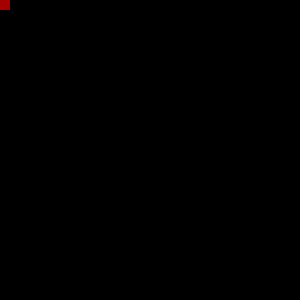
Frame 1 (no input)
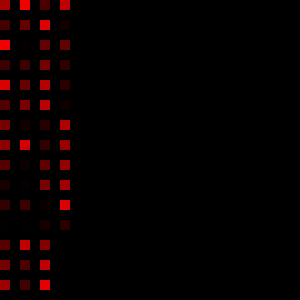
Frame 60 (the mouse pressed at the canvas centre just before this capture)
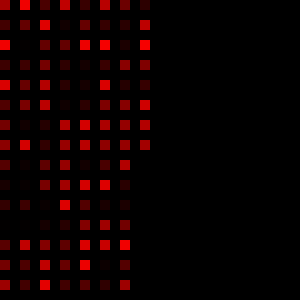
Frame 120 (the mouse held since frame 60 and released just before this capture)

The Processing sketch that drew these frames (run headless with seeded random() and noise(); from frame 60 on, the mouse is pressed at the canvas centre):

// Processing sketch: processing_83890
// ── processing_83890.pde

/* 
*  Código creado por Oscar Martinez Ramos
*  Escala masiva
*  Si se quieres cambiar la velocidad de ejecuacion, cambiar el 
*  valor de "frameRate".
*/
 
int i=0,j=0;
void setup(){
  size(300,300);
  background(0);
  frameRate(8);
  noStroke();
}

void draw(){
 do{
    fill(random(255),0,0);
    rect(j,i,10,10);
    i+=20;
    if(i>height){
     j=j+20;
     i=0;
    }
    if(j>=width){
      i=0;
      j=0;
    }
   }while(0!=0);   /*bucle infinito*/
}  
